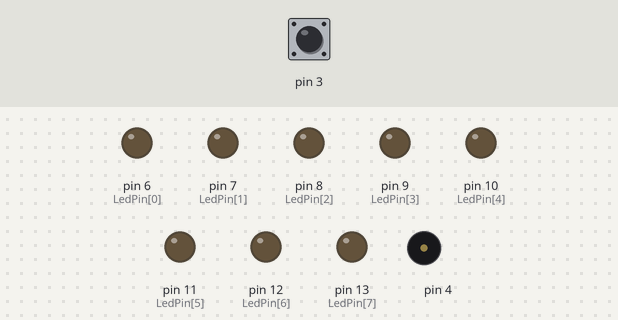
Recording of a sketch running on a simulated Arduino Uno, built with avr-gcc and run on an emulated ATmega328P. Shown: output pins drawn as LEDs (lit = HIGH), buzzer (waves = sounding). The inputs (shaded band) are chosen by the test bench; at power-on: pin 3 HIGH.

Above: at 0.5 s.
Timing chart, 0 to 4.6 s (numbered marks = the images above):
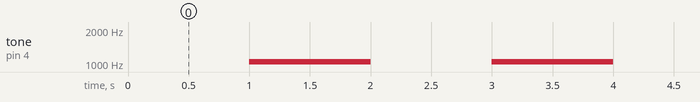

The sketch:

1-1.ino
```cpp
int LedPin[8]={6,7,8,9,10,11,12,13};
int i=0;

void setup()
{
for(i=0;i<8;i++)
pinMode(LedPin[i],OUTPUT);
pinMode(3, INPUT);
}

void loop()
{
while(digitalRead(3)!=1);
while(1)
{
  for(i=0;i<8;i++);
  {
    digitalWrite(LedPin[i],HIGH);
    delay(1000);
    digitalWrite(LedPin[i],LOW);
  }
  tone(4,1047,1000);
  delay(1000);

  }
}
```

Measured:
- by itself, tone on pin 4: alternates 1047 Hz for 1.0 s and silent for 1.0 s
